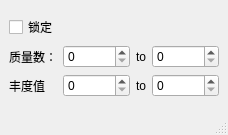
<?xml version="1.0" encoding="UTF-8"?>
<ui version="4.0">
 <class>LockWaveWindow</class>
 <widget class="QMainWindow" name="LockWaveWindow">
  <property name="geometry">
   <rect>
    <x>0</x>
    <y>0</y>
    <width>228</width>
    <height>135</height>
   </rect>
  </property>
  <property name="windowTitle">
   <string>参数锁定</string>
  </property>
  <widget class="QWidget" name="centralwidget">
   <layout class="QVBoxLayout" name="verticalLayout_2">
    <item>
     <layout class="QVBoxLayout" name="verticalLayout">
      <item>
       <widget class="QCheckBox" name="checkBox_lock">
        <property name="text">
         <string>锁定</string>
        </property>
       </widget>
      </item>
      <item>
       <layout class="QGridLayout" name="gridLayout">
        <item row="0" column="0">
         <widget class="QLabel" name="label">
          <property name="text">
           <string>质量数：</string>
          </property>
         </widget>
        </item>
        <item row="0" column="1">
         <widget class="QSpinBox" name="spinBox_spectrometry_x_from">
          <property name="maximum">
           <number>1000</number>
          </property>
         </widget>
        </item>
        <item row="0" column="2">
         <widget class="QLabel" name="label_3">
          <property name="text">
           <string>to</string>
          </property>
         </widget>
        </item>
        <item row="0" column="4">
         <widget class="QSpinBox" name="spinBox_spectrometry_x_to">
          <property name="maximum">
           <number>1500</number>
          </property>
         </widget>
        </item>
        <item row="1" column="0">
         <widget class="QLabel" name="label_2">
          <property name="text">
           <string>丰度值</string>
          </property>
         </widget>
        </item>
        <item row="1" column="1">
         <widget class="QSpinBox" name="spinBox_spectrometry_y_from">
          <property name="maximum">
           <number>100000</number>
          </property>
         </widget>
        </item>
        <item row="1" column="4">
         <widget class="QSpinBox" name="spinBox_spectrometry_y_to">
          <property name="maximum">
           <number>100000</number>
          </property>
         </widget>
        </item>
        <item row="1" column="2">
         <widget class="QLabel" name="label_4">
          <property name="text">
           <string>to</string>
          </property>
         </widget>
        </item>
       </layout>
      </item>
     </layout>
    </item>
   </layout>
  </widget>
  <widget class="QMenuBar" name="menubar">
   <property name="geometry">
    <rect>
     <x>0</x>
     <y>0</y>
     <width>228</width>
     <height>23</height>
    </rect>
   </property>
  </widget>
  <widget class="QStatusBar" name="statusbar"/>
 </widget>
 <resources/>
 <connections/>
</ui>
